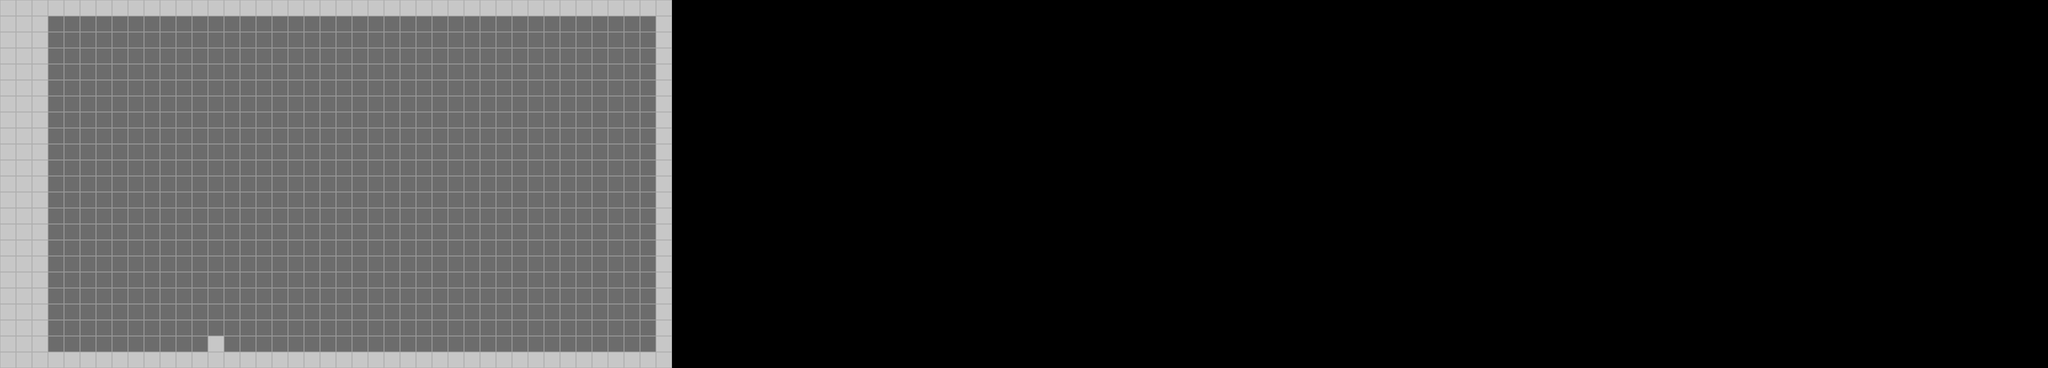

Below is a game level as drawn by its tile map, then a one-line description and the .tmx that defines it (tile-layer data replaced by summaries):
An orthogonal 128x23 tile map with 32x32 px tiles, 2 tile layers (paredNoPortal, paredPortal) and 3 objects (playerPosition, creditsZone, cake).

<map version="1.5" tiledversion="1.7.0" orientation="orthogonal" renderorder="right-down" width="128" height="23" tilewidth="32" tileheight="32" infinite="0" nextlayerid="4" nextobjectid="6">
 <tileset firstgid="1" source="tilesPortal.tsx" />
 <layer id="2" name="paredNoPortal" width="128" height="23">
  <properties>
   <property name="noCollision" value="" />
  </properties>
  <data>[2944 cells, 804 non-empty, 1 distinct tile ids]</data>
 </layer>
 <layer id="1" name="paredPortal" width="128" height="23">
  <data>[2944 cells, 169 non-empty, 1 distinct tile ids]</data>
 </layer>
 <objectgroup id="3" name="objects">
  <object id="1" name="playerPosition" x="1169.79" y="640.287" width="134" height="75" />
  <object id="2" name="creditsZone" x="492.636" y="53.6667" width="108.333" height="637.333" />
  <object id="4" name="cake" gid="11" x="416" y="672" width="32" height="32" />
 </objectgroup>
</map>